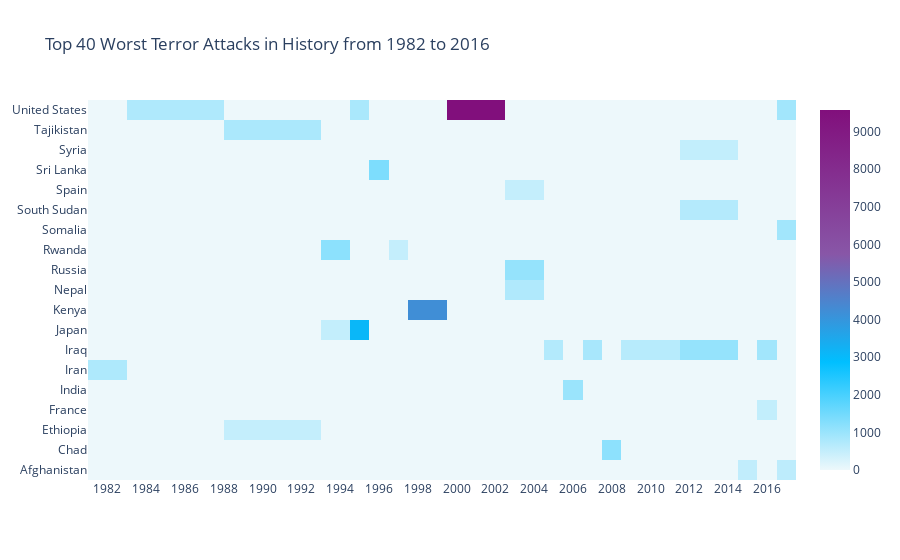
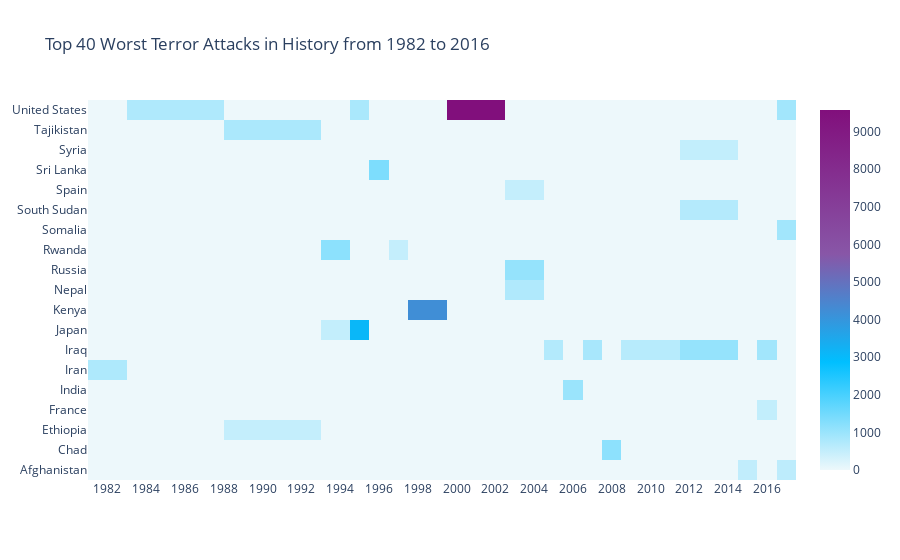

These figures' notebook cell, in order:
### Code cell
import plotly.offline as py
py.init_notebook_mode(connected=True)
import plotly.graph_objs as go
colorscale = [[0, '#edf8fb'], [.3, '#00BFFF'],  [.6, '#8856a7'],  [1, '#810f7c']]
heatmap = go.Heatmap(z=heat.values, x=heat.columns, y=heat.index, colorscale=colorscale)
data = [heatmap]
layout = go.Layout(
    title='Top 40 Worst Terror Attacks in History from 1982 to 2016',
    xaxis = dict(ticks='', nticks=20),
    yaxis = dict(ticks='')
)
fig = go.Figure(data=data, layout=layout)
py.iplot(fig, filename='heatmap',show_link=False)
import plotly.offline as py
py.init_notebook_mode(connected=True)
import plotly.graph_objs as go
colorscale = [[0, '#edf8fb'], [.3, '#00BFFF'],  [.6, '#8856a7'],  [1, '#810f7c']]
heatmap = go.Heatmap(z=heat.values, x=heat.columns, y=heat.index, colorscale=colorscale)
data = [heatmap]
layout = go.Layout(
    title='Top 40 Worst Terror Attacks in History from 1982 to 2016',
    xaxis = dict(ticks='', nticks=20),
    yaxis = dict(ticks='')
)
fig = go.Figure(data=data, layout=layout)
py.iplot(fig, filename='heatmap',show_link=False)

### Figure 1 — Plotly figure (JSON) as saved in the notebook; plotly's stock layout.template omitted (floating-point values rounded to 4 significant figures; data arrays with more than 128 entries replaced by an {"elided": "..."} marker saying what was removed)
{"data": [{"colorscale": [[0, "#edf8fb"], [0.3, "#00BFFF"], [0.6, "#8856a7"], [1, "#810f7c"]], "type": "heatmap", "x": [1982, 1984, 1992, 1994, 1995, 1996, 1997, 1998, 2001, 2004, 2005, 2006, 2007, 2008, 2009, 2014, 2015, 2016, 2017], "y": ["Afghanistan", "Chad", "Ethiopia", "France", "India", "Iran", "Iraq", "Japan", "Kenya", "Nepal", "Russia", "Rwanda", "Somalia", "South Sudan", "Spain", "Sri Lanka", "Syria", "Tajikistan", "United States"], "z": {"elided": "19x19 float values"}}], "layout": {"title": {"text": "Top 40 Worst Terror Attacks in History from 1982 to 2016"}, "xaxis": {"nticks": 20, "ticks": ""}, "yaxis": {"ticks": ""}}}

### Figure 2 — Plotly figure (JSON) as saved in the notebook; plotly's stock layout.template omitted (floating-point values rounded to 4 significant figures; data arrays with more than 128 entries replaced by an {"elided": "..."} marker saying what was removed)
{"data": [{"colorscale": [[0, "#edf8fb"], [0.3, "#00BFFF"], [0.6, "#8856a7"], [1, "#810f7c"]], "type": "heatmap", "x": [1982, 1984, 1992, 1994, 1995, 1996, 1997, 1998, 2001, 2004, 2005, 2006, 2007, 2008, 2009, 2014, 2015, 2016, 2017], "y": ["Afghanistan", "Chad", "Ethiopia", "France", "India", "Iran", "Iraq", "Japan", "Kenya", "Nepal", "Russia", "Rwanda", "Somalia", "South Sudan", "Spain", "Sri Lanka", "Syria", "Tajikistan", "United States"], "z": {"elided": "19x19 float values"}}], "layout": {"title": {"text": "Top 40 Worst Terror Attacks in History from 1982 to 2016"}, "xaxis": {"nticks": 20, "ticks": ""}, "yaxis": {"ticks": ""}}}
